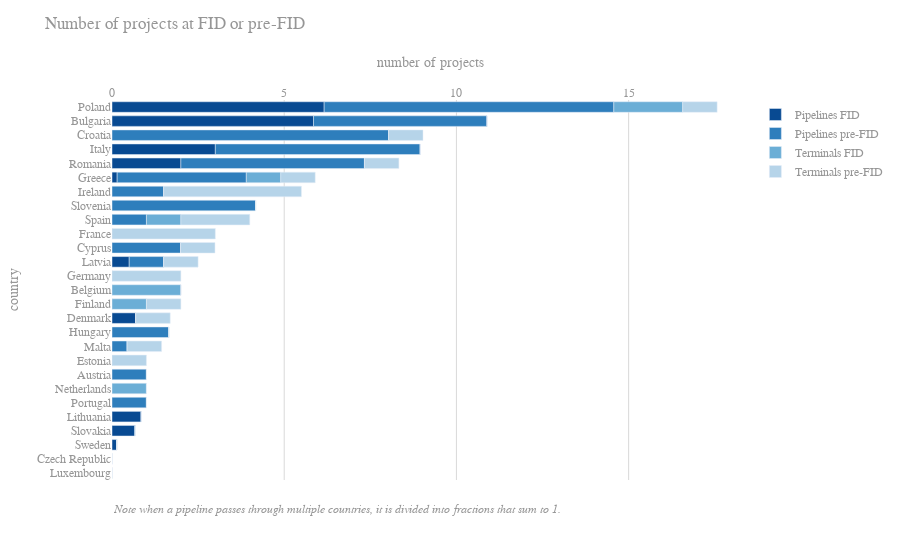

Notebook source saved alongside this figure:
### Markdown cell above
## update FID map with separate panels

### Code cell
terms_df_region = terms_df_orig[(terms_df_orig.Country.isin(region_df_touse.Country))&
                                (terms_df_orig.Status.isin(['Construction','Proposed']))&
                                (terms_df_orig.Facility.isin(['Import']))]
country_ratios_df_region = country_ratios_df[(country_ratios_df.Country.isin(region_df_touse.Country))&
                            (country_ratios_df.Status.isin(['Construction','Proposed']))]

projects_df_fid_sum = pandas.DataFrame(0, index=country_list, columns=['Pipelines FID','Terminals FID','Pipelines pre-FID','Terminals pre-FID'])

# Pipelines
projects_df_fid_sum['Pipelines FID'] += country_ratios_df_region[country_ratios_df_region.FID.isin(['FID'])].groupby('Country')['LengthPerCountryFraction'].sum()
projects_df_fid_sum['Pipelines pre-FID'] += country_ratios_df_region[country_ratios_df_region.FID.isin(['Pre-FID'])].groupby('Country')['LengthPerCountryFraction'].sum()
# Terminals
projects_df_fid_sum['Terminals FID'] += terms_df_region.loc[terms_df_region.FID.isin(['FID'])].groupby('Country')['TerminalID'].count()
projects_df_fid_sum['Terminals pre-FID'] += terms_df_region.loc[terms_df_region.FID.isin(['Pre-FID'])].groupby('Country')['TerminalID'].count()

projects_df_fid_sum.replace(numpy.nan,0,inplace=True)

# reorder for descending values
country_order = projects_df_fid_sum.sum(axis=1).sort_values(ascending=True).index
projects_df_fid_sum = projects_df_fid_sum.reindex(country_order)

# ****************************************

colorscale_touse = 'blues'

bar_pipes_dark = px.colors.sample_colorscale(colorscale_touse, 0.9)
bar_pipes_light = px.colors.sample_colorscale(colorscale_touse, 0.7)
bar_terms_dark = px.colors.sample_colorscale(colorscale_touse, 0.5)
bar_terms_light = px.colors.sample_colorscale(colorscale_touse, 0.3)

nbars = projects_df_fid_sum.index.size

fig = px.bar(projects_df_fid_sum[['Pipelines FID','Pipelines pre-FID',
                                  'Terminals FID', 'Terminals pre-FID']], 
             color_discrete_sequence=bar_pipes_dark+bar_pipes_light+bar_terms_dark+bar_terms_light, 
             orientation='h', height=800,
             title='Number of projects at FID or pre-FID')

note = '<i>Note when a pipeline passes through multiple countries, it is divided into fractions that sum to 1.</i>'
fig.add_annotation(x=0, y=-0.1,
                   xref='x domain',
                   yref='y domain',
                   text=note,
                   showarrow=False,
                   font=dict(size=12))

fig.update_layout(
    font_family='Helvetica',
    font_color=px.colors.sample_colorscale('greys', 0.5)[0],
    bargap=0.25,
    plot_bgcolor='white',
    paper_bgcolor='white',

    yaxis_title='country',
    xaxis_title='number of projects',
    xaxis={'side':'top'},
    title_y=.97,
    title_yanchor='top',

    legend_title=None,
    #legend=dict(yanchor="bottom",y=0.01,xanchor="right",x=0.99,bgcolor='rgba(0,0,0,0)'),
    legend=dict(yanchor="top",y=1,xanchor="left",x=1.01,bgcolor='rgba(0,0,0,0)'),
)

fig.update_yaxes(
    dtick=1
)

fig.update_xaxes(
    gridcolor=px.colors.sample_colorscale('greys', 0.25)[0]
)

dash.dcc.Checklist(
    id='fid-checklist',
    options=[
        {'label':'Pipelines FID', 'value':'Pipelines FID'},
        {'label':'Pipelines pre-FID', 'value':'Pipelines pre-FID'},
        {'label':'Terminals FID', 'value':'Terminals FID'},
        {'label':'Terminals pre-FID', 'value':'Terminals pre-FID'},
    ],
    value=[],
    labelStyle={'display':'inline-block'}
)

fig.show()

### Figure 1 — Plotly figure (JSON) as saved in the notebook; plotly's stock layout.template omitted (floating-point values rounded to 4 significant figures)
{"data": [{"alignmentgroup": "True", "hovertemplate": "variable=Pipelines FID<br>value=%{x}<br>Country=%{y}<extra></extra>", "legendgroup": "Pipelines FID", "marker": {"color": "rgb(8, 74, 146)", "pattern": {"shape": ""}}, "name": "Pipelines FID", "offsetgroup": "Pipelines FID", "orientation": "h", "showlegend": true, "textposition": "auto", "type": "bar", "x": [0, 0, 0.14, 0.66, 0.85, 0, 0, 0, 0, 0, 0, 0.69, 0, 0, 0, 0.5, 0, 0, 0, 0, 0, 0.15, 2, 3, 0, 5.85, 6.16], "xaxis": "x", "y": ["Luxembourg", "Czech Republic", "Sweden", "Slovakia", "Lithuania", "Portugal", "Netherlands", "Austria", "Estonia", "Malta", "Hungary", "Denmark", "Finland", "Belgium", "Germany", "Latvia", "Cyprus", "France", "Spain", "Slovenia", "Ireland", "Greece", "Romania", "Italy", "Croatia", "Bulgaria", "Poland"], "yaxis": "y"}, {"alignmentgroup": "True", "hovertemplate": "variable=Pipelines pre-FID<br>value=%{x}<br>Country=%{y}<extra></extra>", "legendgroup": "Pipelines pre-FID", "marker": {"color": "rgb(46, 126, 188)", "pattern": {"shape": ""}}, "name": "Pipelines pre-FID", "offsetgroup": "Pipelines pre-FID", "orientation": "h", "showlegend": true, "textposition": "auto", "type": "bar", "x": [0, 0, 0, 0.02, 0, 1, 0, 1, 0, 0.44, 1.65, 0, 0, 0, 0, 1, 1.99, 0, 1, 4.17, 1.5, 3.75, 5.33, 5.95, 8.03, 5.04, 8.41], "xaxis": "x", "y": ["Luxembourg", "Czech Republic", "Sweden", "Slovakia", "Lithuania", "Portugal", "Netherlands", "Austria", "Estonia", "Malta", "Hungary", "Denmark", "Finland", "Belgium", "Germany", "Latvia", "Cyprus", "France", "Spain", "Slovenia", "Ireland", "Greece", "Romania", "Italy", "Croatia", "Bulgaria", "Poland"], "yaxis": "y"}, {"alignmentgroup": "True", "hovertemplate": "variable=Terminals FID<br>value=%{x}<br>Country=%{y}<extra></extra>", "legendgroup": "Terminals FID", "marker": {"color": "rgb(107, 174, 214)", "pattern": {"shape": ""}}, "name": "Terminals FID", "offsetgroup": "Terminals FID", "orientation": "h", "showlegend": true, "textposition": "auto", "type": "bar", "x": [0, 0, 0, 0, 0, 0, 1, 0, 0, 0, 0, 0, 1, 2, 0, 0, 0, 0, 1, 0, 0, 1, 0, 0, 0, 0, 2], "xaxis": "x", "y": ["Luxembourg", "Czech Republic", "Sweden", "Slovakia", "Lithuania", "Portugal", "Netherlands", "Austria", "Estonia", "Malta", "Hungary", "Denmark", "Finland", "Belgium", "Germany", "Latvia", "Cyprus", "France", "Spain", "Slovenia", "Ireland", "Greece", "Romania", "Italy", "Croatia", "Bulgaria", "Poland"], "yaxis": "y"}, {"alignmentgroup": "True", "hovertemplate": "variable=Terminals pre-FID<br>value=%{x}<br>Country=%{y}<extra></extra>", "legendgroup": "Terminals pre-FID", "marker": {"color": "rgb(182, 212, 233)", "pattern": {"shape": ""}}, "name": "Terminals pre-FID", "offsetgroup": "Terminals pre-FID", "orientation": "h", "showlegend": true, "textposition": "auto", "type": "bar", "x": [0, 0, 0, 0, 0, 0, 0, 0, 1, 1, 0, 1, 1, 0, 2, 1, 1, 3, 2, 0, 4, 1, 1, 0, 1, 0, 1], "xaxis": "x", "y": ["Luxembourg", "Czech Republic", "Sweden", "Slovakia", "Lithuania", "Portugal", "Netherlands", "Austria", "Estonia", "Malta", "Hungary", "Denmark", "Finland", "Belgium", "Germany", "Latvia", "Cyprus", "France", "Spain", "Slovenia", "Ireland", "Greece", "Romania", "Italy", "Croatia", "Bulgaria", "Poland"], "yaxis": "y"}], "layout": {"annotations": [{"font": {"size": 12}, "showarrow": false, "text": "<i>Note when a pipeline passes through multiple countries, it is divided into fractions that sum to 1.</i>", "x": 0, "xref": "x domain", "y": -0.1, "yref": "y domain"}], "autosize": true, "bargap": 0.25, "barmode": "relative", "font": {"color": "rgb(150, 150, 150)", "family": "Helvetica"}, "legend": {"bgcolor": "rgba(0, 0, 0, 0)", "title": {}, "tracegroupgap": 0, "x": 1.01, "xanchor": "left", "y": 1, "yanchor": "top"}, "paper_bgcolor": "white", "plot_bgcolor": "white", "title": {"text": "Number of projects at FID or pre-FID", "y": 0.97, "yanchor": "top"}, "xaxis": {"anchor": "y", "autorange": true, "domain": [0, 1], "gridcolor": "rgb(217, 217, 217)", "range": [0, 18.49], "side": "top", "title": {"text": "number of projects"}, "type": "linear"}, "yaxis": {"anchor": "x", "autorange": true, "domain": [0, 1], "dtick": 1, "range": [-0.5, 26.5], "title": {"text": "country"}, "type": "category"}}}
